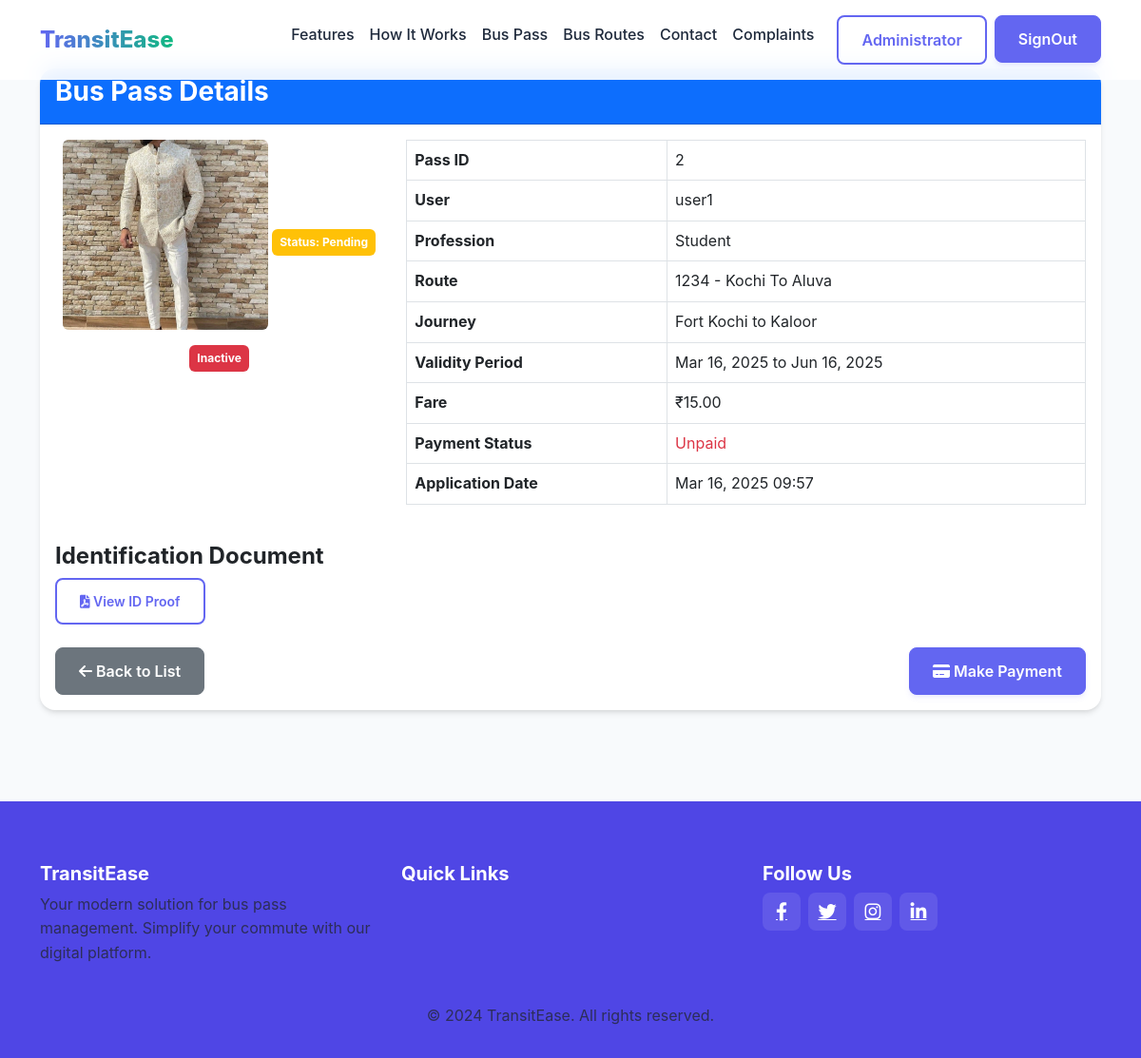
The page /application_single/2/ (signed in) on the database as committed earlier.
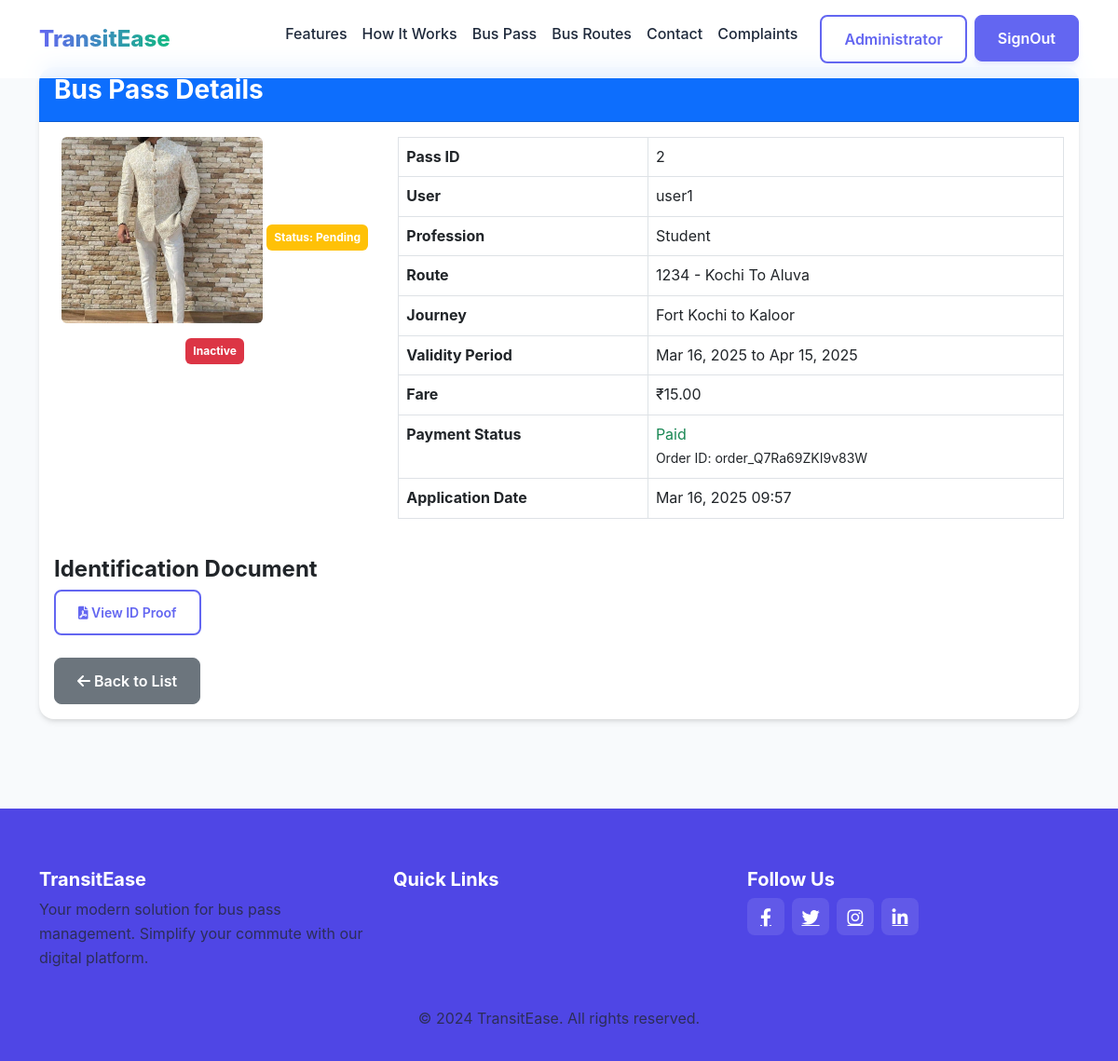
The same page on the database as committed later.
### home/models.py (models this page shows, shortened)
class BusPass(models.Model):
    PROFESSION_CHOICES = (
        ('student', 'Student'),
        ('senior_citizen', 'Senior Citizen'),
        ('general', 'General'),
        ('government_employee', 'Government Employee'),
    )
    APPROVAL_STATUS_CHOICES = (
        ('pending', 'Pending'),
        ('approved', 'Approved'),
        ('rejected', 'Rejected'),
    )
    user = models.ForeignKey('CustomUser', on_delete=models.CASCADE, related_name='buspasses')
    photo = models.ImageField(upload_to='buspass_photos/', null=True, blank=True)
    id_proof = models.FileField(upload_to='id_proofs/', null=True, blank=True)
    approval_status = models.CharField(max_length=20, choices=APPROVAL_STATUS_CHOICES, default="pending")
    status = models.BooleanField(default=False)
    date_applied = models.DateTimeField(auto_now_add=True)
    date_approved = models.DateTimeField(null=True, blank=True)
    date_rejected = models.DateTimeField(null=True, blank=True)
    profession = models.CharField(max_length=100, choices=PROFESSION_CHOICES, default='general')
    bus_route = models.ForeignKey(BusRoute, on_delete=models.CASCADE, related_name='passes')
    from_stop = models.ForeignKey(BusStop, on_delete=models.CASCADE, related_name='passes_from')
    to_stop = models.ForeignKey(BusStop, on_delete=models.CASCADE, related_name='passes_to')
    valid_from = models.DateField()
    valid_until = models.DateField()
    payment_status = models.BooleanField(default=False)
    pass_validity_in_days = models.BigIntegerField(default=30)
    payment_order_id = models.CharField(max_length=100,null=True, blank=True)
    pass_fare = models.DecimalField(max_digits=10, decimal_places=2, null=True, blank=True)
    class Meta:
        verbose_name = 'bus pass'
        verbose_name_plural = 'bus passes'

class CustomUser(AbstractBaseUser, PermissionsMixin):
    username = models.CharField(max_length=50, unique=True, verbose_name='username')
    email = models.EmailField(unique=True)
    first_name = models.CharField(max_length=200, blank=True, null=True)
    last_name = models.CharField(max_length=200, blank=True, null=True)
    phone = models.CharField(max_length=20, null=True, blank=True)
    pro_pic = models.FileField(upload_to="profile_pic", null=True, blank=True)
    address = models.TextField(null=True, blank=True)
    is_active = models.BooleanField(default=True, verbose_name="active")
    is_staff = models.BooleanField(default=False, verbose_name="staff")
    date_joined = models.DateTimeField(auto_now_add=True)
    role = models.CharField(max_length=20, choices=(("user","user"),('admin',"admin"),("conductor","conductor")), default='user')
    objects = CustomUserManager()
    USERNAME_FIELD = 'username'
    REQUIRED_FIELDS = ["first_name","email"]
    class Meta:
        verbose_name='user'
        verbose_name_plural = "users"

class BusRoute(models.Model):
    route_name = models.CharField(max_length=100, unique=True)
    start_point = models.CharField(max_length=100)
    end_point = models.CharField(max_length=100)
    route_number = models.CharField(max_length=10, unique=True)
    class Meta:
        verbose_name = 'bus route'
        verbose_name_plural = 'bus routes'

class BusStop(models.Model):
    route = models.ForeignKey(BusRoute, on_delete=models.CASCADE, related_name="stops")
    stop_name = models.CharField(max_length=100)
    sequence_number = models.PositiveIntegerField()
    class Meta:
        verbose_name = 'bus stop'
        verbose_name_plural = 'bus stops'
        unique_together = ('route', 'sequence_number')
        ordering = ['route', 'sequence_number']

### home/views.py (the view)
# urls.py: path('application_single/<int:pk>/', views.application_single, name='application_single'),
@login_required(login_url='signin')
def application_single(request, pk):
    buspass = BusPass.objects.get(id = pk)
    return render(request,"application_single.html",{"buspass":buspass})

### templates/application_single.html (shortened to what the changed rows need)
{% extends 'index.html' %}
{% block content %}
<section id="features" class="py-5 py-lg-7">
<div class="container mt-4">
    <div class="card">
        <div class="card-body">
            <div class="row">
                <div class="col-md-4 text-center mb-3">
                    {% if buspass.photo %}
                        <img src="{{ buspass.photo.url }}" alt="User Photo" class="img-fluid rounded mb-3" style="max-height: 200px;">
                    {% else %}
                        <div class="alert alert-warning">No photo available</div>
                    {% endif %}
                    <div class="badge {% if buspass.approval_status == 'approved' %}bg-success{% elif buspass.approval_status == 'rejected' %}bg-danger{% else %}bg-warning{% endif %} p-2 mb-3">
                        Status: {{ buspass.get_approval_status_display }}
                    </div>
                    {% if buspass.status %}
                        <div class="badge bg-success p-2">Active</div>
                        <a class="btn btn-sm btn-outline-success" href="{%url 'buspassgenerate' buspass.id %}" target="_blank">Download Pass</a>
                    {% else %}
                        <div class="badge bg-danger p-2">Inactive</div>
                    {% endif %}
                </div>
                <div class="col-md-8">
                    <table class="table table-bordered">
                        <tr>
                            <th>Pass ID</th>
                            <td>{{ buspass.id }}</td>
                        </tr>
                        <tr>
                            <th>User</th>
                            <td>{{ buspass.user.username }}</td>
                        </tr>
                        <tr>
                            <th>Profession</th>
                            <td>{{ buspass.get_profession_display }}</td>
                        </tr>
                        <tr>
                            <th>Route</th>
                            <td>{{ buspass.bus_route.route_number }} - {{ buspass.bus_route.route_name }}</td>
                        </tr>
                        <tr>
                            <th>Journey</th>
                            <td>{{ buspass.from_stop.stop_name }} to {{ buspass.to_stop.stop_name }}</td>
                        </tr>
                        <tr>
                            <th>Validity Period</th>
                            <td>{{ buspass.valid_from|date:"M d, Y" }} to {{ buspass.valid_until|date:"M d, Y" }}</td>
                        </tr>
                        <tr>
                            <th>Fare</th>
                            <td>₹{{ buspass.pass_fare }}</td>
                        </tr>
                        <tr>
                            <th>Payment Status</th>
                            <td>
                                {% if buspass.payment_status %}
                                    <span class="text-success">Paid</span>
                                    {% if buspass.payment_order_id %}
                                        <br><small>Order ID: {{ buspass.payment_order_id }}</small>
                                    {% endif %}
                                {% else %}
                                    <span class="text-danger">Unpaid</span>
                                {% endif %}
                            </td>
                        </tr>
                        <tr>
                            <th>Application Date</th>
                            <td>{{ buspass.date_applied|date:"M d, Y H:i" }}</td>
                        </tr>
                    </table>
                </div>
            </div>
            <div class="mt-4 d-flex justify-content-between">
                <a href="{% url 'buss_pass' %}" class="btn btn-secondary">
                    <i class="fa fa-arrow-left"></i> Back to List
                </a>
                {% if not buspass.payment_status %}
                    <a href="{% url 'Payment_screen' buspass.id %}" class="btn btn-primary">
                        <i class="fa fa-credit-card"></i> Make Payment
                    </a>
                {% endif %}
            </div>
        </div>
    </div>
</div>
</section>
{% endblock %}

Rows that differ between the two databases and show on the page:
changed BusPass "Student": valid_until "Jun 16, 2025" → "Apr 15, 2025"; payment_status False → True (drawn); payment_order_id (not shown) → "order_Q7Ra69ZKI9v83W"
Other text that changed with them:
text no longer shown: "Unpaid Make Payment"
text now shown: "Paid Order ID:"
